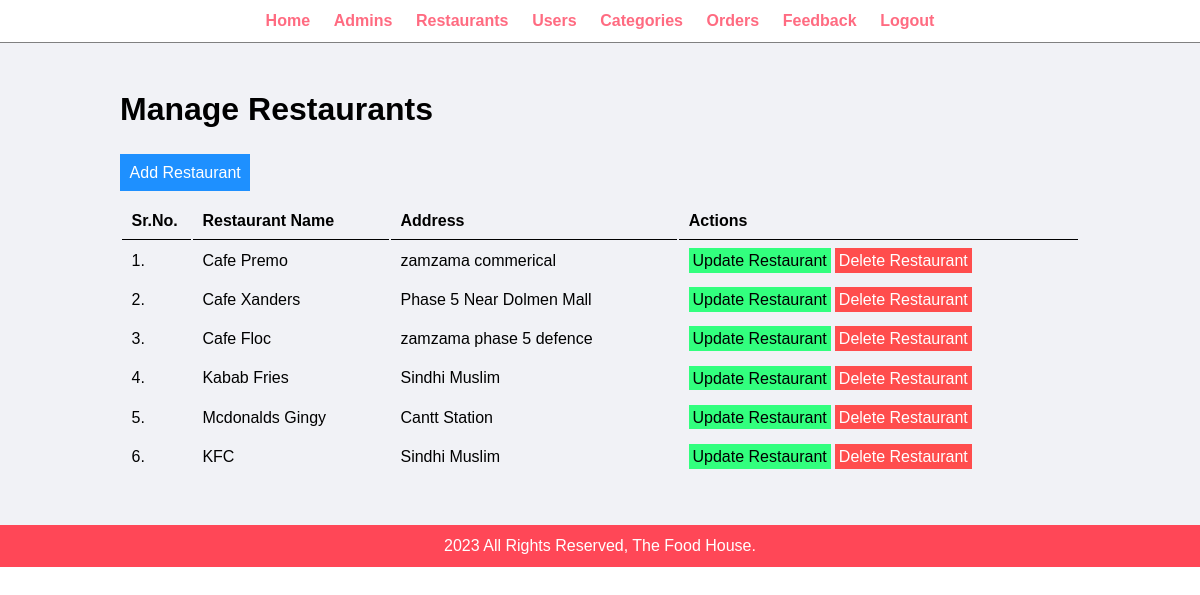
Screenshot of /admin/manage-restaurants.php (signed in) with the database file from the repository.
### tables this page shows
CREATE TABLE `tbl_restaurants` (
  `ID` int(10) UNSIGNED NOT NULL,
  `Name` varchar(100) NOT NULL,
  `Description` text NOT NULL,
  `Address` varchar(255) NOT NULL,
  `username` varchar(100) NOT NULL,
  `password` varchar(255) NOT NULL,
  `image_name` varchar(255) DEFAULT NULL
);

### admin/manage-restaurants.php (the view, shortened to what this page needs)
<?php include('partials/menu.php') ?>
<div class="main-content">
    <div class="wrapper">
        <h1>Manage Restaurants</h1>
        <br>
        <br>
        <a href="add-restaurant.php" class="btn-primary">Add Restaurant</a>
        <br>
        <br>
        <table class="tbl-full">
            <tr>
                <th>Sr.No.</th>
                <th>Restaurant Name</th>
                <th>Address</th>
                <th>Actions</th>
            </tr>
            <?php
            $sql = 'SELECT * FROM tbl_restaurants';
            $result = mysqli_query($conn, $sql);
            $sn = 1;
            if ($result) {
                if (mysqli_num_rows($result) > 0) {
                    while ($rows = mysqli_fetch_assoc($result)) {
                        $id = $rows['ID'];
                        $name = $rows['Name'];
                        $address = $rows['Address'];
                        ?>
                        <tr>
                            <td>
                                <?php echo $sn++; ?>.
                            </td>
                            <td>
                                <?php echo $name; ?>
                            </td>
                            <td>
                                <?php echo $address; ?>
                            </td>
                            <td>
                                <a href="update-restaurant.php?id=<?php echo $id; ?>" class="btn-secondary">Update Restaurant</a>
                                <a href="delete-restaurant.php?id=<?php echo $id; ?>" class="btn-danger">Delete Restaurant</a>
                            </td>
                        </tr>
                        <?php
                    }
                }
            }
            ?>
        </table>
    </div>
</div>
<?php include('partials/footer.php') ?>

### css/admin.css (style rules this page uses)
* { margin: 0; padding: 0; font-family: Arial, Helvetica, sans-serif }
.wrapper { padding: 1%; width: 80%; margin: 0 auto; }
.tbl-full { width: 100%; }
table tr th { border-bottom: 1px solid black; padding: 1%; text-align: left; }
table tr td { padding: 1%; }
.btn-primary { background-color: #1e90ff; padding: 1%; color: white; text-decoration: none; }
.btn-secondary { background-color: #32ff7e; padding: 1%; color: black; text-decoration: none; }
.btn-danger { background-color: #ff4d4d; padding: 1%; color: white; text-decoration: none; }
.main-content { background-color: #f1f2f6; padding: 3% 0; }

### rows the page displays
tbl_restaurants: Name "Cafe Premo", Address "zamzama commerical"
tbl_restaurants: Name "Cafe Xanders", Address "Phase 5 Near Dolmen Mall"
tbl_restaurants: Name "Cafe Floc", Address "zamzama phase 5 defence"
tbl_restaurants: Name "Kabab Fries", Address "Sindhi Muslim"
tbl_restaurants: Name "Mcdonalds Gingy", Address "Cantt Station"
tbl_restaurants: Name "KFC", Address "Sindhi Muslim"
